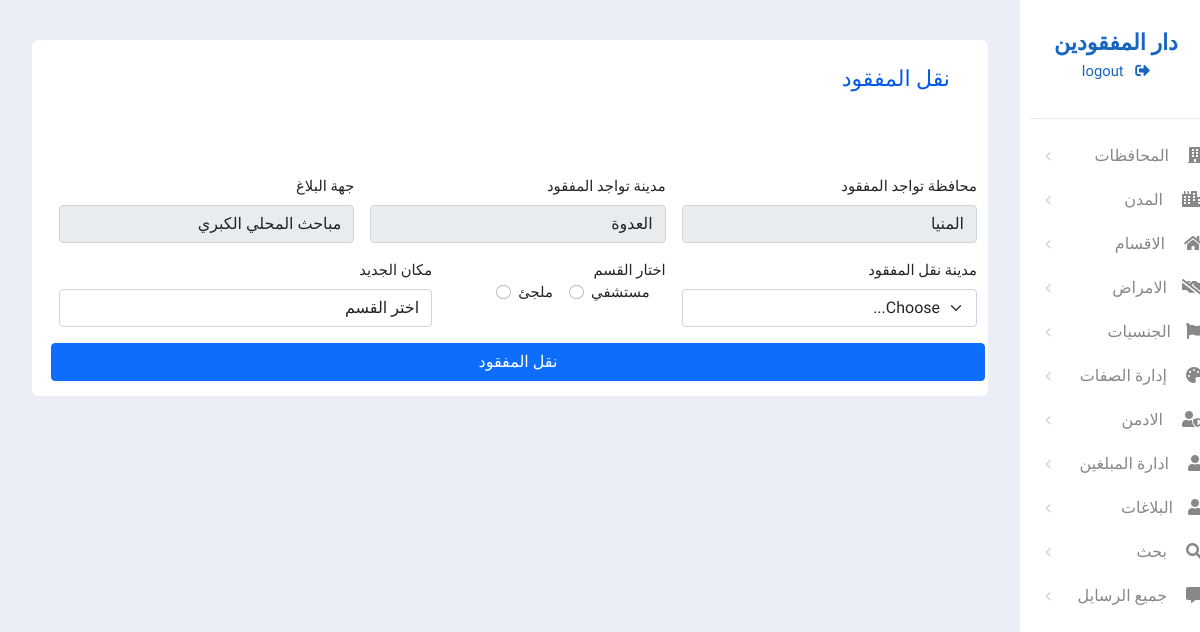
/admin/missingplace.php?id=64 (signed in), run on the app's committed database.
### tables this page shows
CREATE TABLE `missing` (
  `id` int(225) NOT NULL,
  `SSN` int(225) DEFAULT NULL,
  `age` int(11) DEFAULT NULL,
  `phone` int(50) NOT NULL,
  `First_Name` varchar(255) NOT NULL,
  `Mid_Name` varchar(255) NOT NULL,
  `Last_Name` varchar(255) NOT NULL,
  `relationWithMisssing` int(255) NOT NULL,
  `gender` int(50) NOT NULL,
  `nationality_code` int(11) NOT NULL,
  `missing_date` date NOT NULL,
  `governorate_code` int(50) NOT NULL,
  `city_code` int(50) NOT NULL,
  `department_code` int(50) NOT NULL,
  `notes` text NOT NULL,
  `hair_color` int(11) NOT NULL,
  `skin_color` int(50) NOT NULL,
  `eye_color` int(50) NOT NULL,
  `disease_code` int(50) NOT NULL,
  `height` int(255) NOT NULL,
  `weight` int(255) NOT NULL,
  `created_at` timestamp NOT NULL DEFAULT current_timestamp() ON UPDATE current_timestamp(),
  `image` varchar(225) NOT NULL,
  `added_by_admin` int(50) DEFAULT NULL,
  `missingType` int(4) NOT NULL,
  `added_by_citizines` int(225) DEFAULT NULL
);

CREATE TABLE `governorate` (
  `Governorate_code` int(11) NOT NULL,
  `Governorate_name` varchar(255) DEFAULT NULL
);

CREATE TABLE `cities` (
  `cities_code` int(11) NOT NULL,
  `citiese_name` varchar(50) DEFAULT NULL,
  `Governorate_code` int(11) DEFAULT NULL
);

CREATE TABLE `departments` (
  `department_code` int(11) NOT NULL,
  `status` int(11) DEFAULT NULL,
  `department_name` varchar(255) DEFAULT NULL,
  `location` text DEFAULT NULL,
  `department_phone` int(11) DEFAULT NULL,
  `governorate_code` int(11) DEFAULT NULL,
  `cites_code` int(11) DEFAULT NULL
);

### admin/missingPlace.php (the view, shortened to what this page needs)
<?php
include('auth.php');
if (isset($_GET["id"])) {
    $missing_id =  $_GET["id"];
    $missing_select = $con->prepare('SELECT missing.* , cities.citiese_name AS "city_name" , governorate.Governorate_name AS "governate_name" ,
     departments.department_name AS "department_name"
    FROM missing
    INNER JOIN cities ON missing.city_code = cities.cities_code
    INNER JOIN governorate ON missing.governorate_code = governorate.Governorate_code
    INNER JOIN departments ON missing.department_code = departments.department_code
    WHERE missing.id=:id');
    $missing_select->bindParam("id", $missing_id);
    $missing_select->execute();
    $missing_data = $missing_select->fetch();
}
?>
<!DOCTYPE html>
<html lang="en">
<head>
    <link rel="stylesheet" href="assets/css/all.min.css">
    <link rel="stylesheet" href="assets/css/owl.carousel.min.css">
    <link rel="stylesheet" href="assets/css/bootstrap.min.css">
    <link rel="stylesheet" href="assets/css/dashboard.css">
    <link rel="stylesheet" href="assets/css/main.css">
    <link rel="stylesheet" href="assets/css/toastr.min.css">
    <link rel="stylesheet" href="assets/css/template.css">
</head>
<body>
    <div class="view">
        <div class="row">
            <div class="col-lg-2">
            <?php
                if ($_SESSION['admin_dapartment_status']==1) {
                    include('template/side_bar_police.php');
                }
                elseif($_SESSION['admin_dapartment_status']==2)
                {
                    include('template/side_bar_hospital.php');
                }
                else{
                    include('template/side_bar_shelter.php');
                }
                            ?>
            </div>
            <div class="col-lg-10">
                <div class="side-right">
                    <div class="content-template">
                        <div class="upper-template">
                            <div class="template-title">
                                <h2 class="h1"> نقل المفقود </h2>
                            </div>
                        </div>
                        <br>
                        <div class="missing">
                            <div class="row">
                                <form class="row g-3" id="missingplace">
                                    <div class="col-4">
                                        <label for="inputAddress" class="form-label"> محافظة تواجد المفقود </label>
                                        <input type="text" class="form-control" name="oldgovernorate" id="inputAddress" value="<?php echo $missing_data["governate_name"] ?>" readonly >
                                    </div>
                                    <div class="col-4">
                                        <label for="inputAddress2" class="form-label"> مدينة تواجد المفقود </label>
                                        <input type="text" class="form-control" name="oldcity" id="inputAddress2" value="<?php echo $missing_data["city_name"] ?>" readonly>
                                    </div>
                                    <div class="col-md-4">
                                        <label for="inputCity" class="form-label"> جهة البلاغ </label>
                                        <input type="text" class="form-control" name="olddepartment" id="inputCity"  value="<?php echo $missing_data["department_name"] ?>" readonly>
                                    </div>
                                    <div class="col-md-4">
                                        <label for="inputState" class="form-label"> مدينة نقل المفقود </label>
                                        <select id="inputState" class="form-select specific_city_governorate" name="city" required>
                                            <option selected>Choose...</option>
                                        </select>
                                    </div>
                                    <div class="col-lg-3 col-md-4 col-sm-4">
                                        <div class="form-group" id="radioSelect">
                                            <label for="wrfref"> اختار القسم </label>
                                            <div class="input-group mb-3">
                                                <div class="form-check form-check-inline">
                                                    <input class="form-check-input" type="radio" name="inlineRadioOptions" id="inlineRadio2" value="2">
                                                    <label class="form-check-label" for="inlineRadio2">مستشفي</label>
                                                </div>
                                                <div class="form-check form-check-inline">
                                                    <input class="form-check-input" type="radio" name="inlineRadioOptions" id="inlineRadio3" value="3">
                                                    <label class="form-check-label" for="inlineRadio3">ملجئ</label>
                                                </div>
                                            </div>
                                        </div>
                                    </div>
                                    <div class="col-lg-5 col-md-4 col-sm-4">
                                        <div class="form-group">
                                            <label for="nationality" class="form-label"> مكان الجديد </label>
                                            <select class="form-control" id="department" name="department_code" required>
                                                <option value=""> اختر القسم </option>
                                            </select>
                                        </div>
                                    </div>
                                    <button type="submit" class="btn btn-primary"> نقل المفقود </button>
                                </form>
                            </div>
                        </div>
                    </div>
                </div>
            </div>
        </div>
    </div>
</body>
</html>

### admin/assets/css/dashboard.css (style rules this page uses)
:root { --col-main :#1665C0; --col-main-dark :#43a5f5; --col-black : #222; --col-black-l : #666; --col-border: #E5E5E5; --col-gray-d : #9E9E9E; --col-border-d: #707070; --col-bg : #F7F7FA; --col-body-color:rgb(235, 238, 247); }
* { margin: 0; padding: 0; box-sizing: border-box; }
body { font-family: 'Inter', sans-serif; background-color: var(--col-body-color); font-size: .925rem; direction: rtl; }

### admin/assets/css/main.css (style rules this page uses)
:root { --main-color:#0259e6; --second-color:#4c5258; }
* { box-sizing: border-box; }
body { font-family: 'Lato', sans-serif; font-family: 'Roboto', sans-serif; direction: rtl; }

### admin/assets/css/template.css (style rules this page uses)
body { overflow-x: hidden; direction: rtl; font-family: 'Tajawal', sans-serif }
:root { --col-main :#1665C0; --col-main-dark :#43a5f5; --col-black : #222; --col-black-l : #666; --col-border: #E5E5E5; --col-gray-d : #9E9E9E; --col-border-d: #707070; --col-bg : #F7F7FA; --col-body-color:rgb(235, 238, 247); }
.view .side-right { background-color: var(--col-body-color); padding: 20px; }
.view .content-template { background: white; padding: 15px; border-radius: 6px; margin-top: 20px; }
.view .content-template .upper-template { display: flex; padding-right: 23px; margin-bottom: 20px; padding-top: 11px; justify-content: space-between; }
.view .content-template .upper-template .template-title { flex: 1; }
.view .content-template .upper-template .template-title h2 { color: var(--main-color); font-size: 22px; }

### data on the page
missing: oldgovernorate "المنيا", oldcity "العدوة", olddepartment "مباحث المحلي الكبري"
